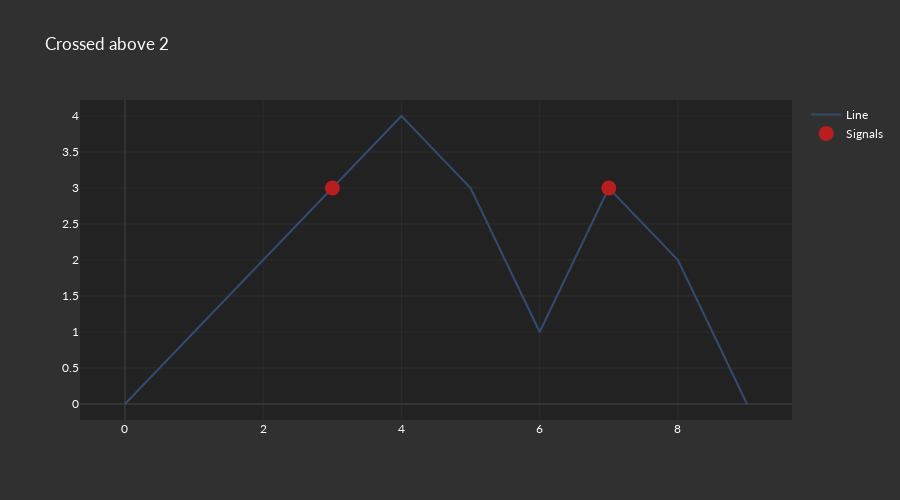

Here is the notebook cell this chart was saved with:
### Code cell
x_data = np.array([0,1,2,3,4,5,6,7,8,9])
y_data = np.array([0,1,2,3,4,3,1,3,2,0])
fig = go.Figure(
    data=[
        go.Scatter(
            x=x_data,
            y=y_data,
            mode="lines",
            line=dict(width=2),
            name="Line",
        ),
        go.Scatter(
            x=x_data,
            y=[np.nan,np.nan,np.nan,3,np.nan,np.nan,np.nan,3,np.nan,np.nan],
            mode="markers",
            marker=dict(size=15),
            name="Signals",
        ),
    ]
)
fig.update_layout(height=500, title="Crossed above 2")
fig.show()

### Figure 1 — Plotly figure (JSON) as saved in the notebook; plotly's stock layout.template omitted (floating-point values rounded to 4 significant figures)
{"data": [{"line": {"width": 2}, "mode": "lines", "name": "Line", "type": "scatter", "x": [0, 1, 2, 3, 4, 5, 6, 7, 8, 9], "y": [0, 1, 2, 3, 4, 3, 1, 3, 2, 0]}, {"marker": {"size": 15}, "mode": "markers", "name": "Signals", "type": "scatter", "x": [0, 1, 2, 3, 4, 5, 6, 7, 8, 9], "y": [null, null, null, 3, null, null, null, 3, null, null]}], "layout": {"height": 500, "title": {"text": "Crossed above 2"}}}
